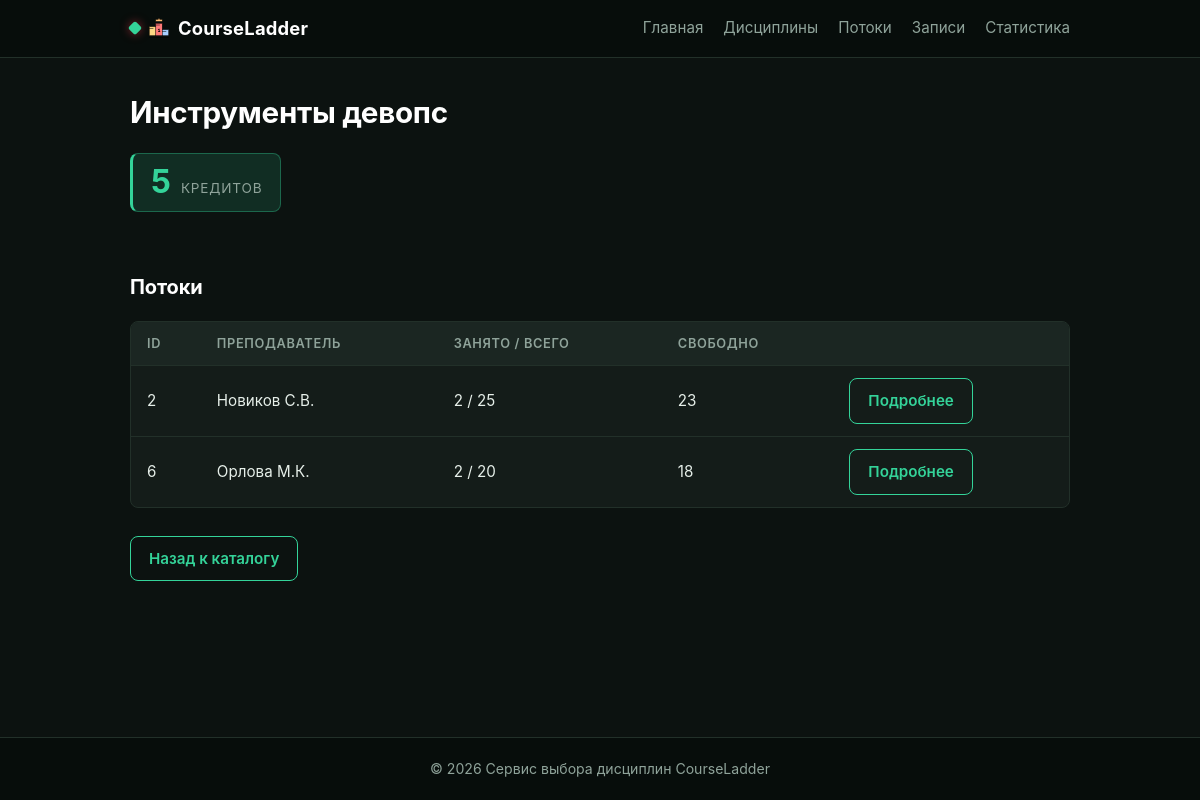
/disciplines/инструменты-девопс/, run on the app's committed database.
### catalog/models.py (models this page shows, shortened)
class Discipline(models.Model):
    name = models.CharField(max_length=200, verbose_name="Название")
    slug = models.SlugField(unique=True, blank=True)
    credits = models.PositiveIntegerField(verbose_name="Кредиты")

### offerings/models.py (models this page shows, shortened)
class Offering(models.Model):
    discipline = models.ForeignKey(
        Discipline, on_delete=models.CASCADE, related_name="offerings"
    )
    teacher = models.CharField(max_length=150, verbose_name="Преподаватель")
    total_seats = models.PositiveIntegerField(default=30, verbose_name="Всего мест")
    taken_seats = models.PositiveIntegerField(default=0, verbose_name="Занято мест")
    @property
    def free_seats(self):
        active_taken = self.enrollments.filter(status='ACTIVE').count()
        return self.total_seats - active_taken
    @property
    def active_taken_seats(self):
        return self.enrollments.filter(status='ACTIVE').count()

### catalog/views.py (the view)
# urls.py: path("<str:slug>/", views.discipline_detail, name="discipline_detail"),
def discipline_detail(request, slug):
    discipline = get_object_or_404(Discipline, slug=slug)  # get_object_or_404 автоматически вернет 404, если нет такого slug
    offerings = discipline.offerings.all().order_by("teacher")
    context = {
        "discipline": discipline,
        "offerings": offerings
    }
    return render(request, "catalog/discipline_detail.html", context)

### enrollments/models.py (called while the page is built)
    def active(self):
        return self.filter(status=Enrollment.Status.ACTIVE)

    def get_queryset(self):
        return EnrollmentQuerySet(self.model, using=self._db)

    def active(self):
        return self.get_queryset().active()

### homepage/context_processors.py (called while the page is built)
def global_stats(request):
    return {
        'total_active_enrollments': Enrollment.objects.active().count()
    }

### templates/catalog/discipline_detail.html (shortened to what this page needs)
{% extends "base.html" %}
{% block content %}
<h1>{{ discipline.name }}</h1>
<div class="credits-block">
    <span class="credits-value">{{ discipline.credits }}</span>
    <span class="credits-label">кредитов</span>
</div>
<h2>Потоки</h2>
{% if offerings %}
    <table class="table">
        <thead>
            <tr>
                <th>ID</th>
                <th>Преподаватель</th>
                <th>Занято / всего</th>
                <th>Свободно</th>
                <th></th>
            </tr>
        </thead>
        <tbody>
            {% for offering in offerings %}
                <tr>
                    <td>{{ offering.id }}</td>
                    <td>{{ offering.teacher }}</td>
                    <td>{{ offering.active_taken_seats }} / {{ offering.total_seats }}</td>
                    <td>{{ offering.free_seats }}</td>
                    <td>
                        <a class="btn btn-sm btn-outline" href="{% url 'offerings:offering_detail' offering.id %}">
                            Подробнее
                        </a>
                    </td>
                </tr>
            {% endfor %}
        </tbody>
    </table>
{% else %}
    <p class="empty">Для этой дисциплины пока нет потоков.</p>
{% endif %}
<p class="back">
    <a class="btn btn-outline" href="{% url 'catalog:discipline_list' %}">Назад к каталогу</a>
</p>
{% endblock %}

### static/css/style.css (style rules this page uses)
*, *::before, *::after { box-sizing: border-box; }
:root { --bg: #0c1210; --surface: #141c19; --surface-2: #1b2622; --text: #e6efe9; --muted: #8fa39a; --border: #223029; --primary: #34d399; --primary-hover: #5ee0b1; --primary-soft: rgba(52, 211, 153, 0.14); --accent: #fbbf24; --header-bg: #070d0b; --ring: 0 0 0 3px rgba(52, 211, 153, 0.3); --radius: 8px; }
html, body { height: 100%; }
body { margin: 0; font-family: -apple-system, "Segoe UI", Roboto, "Helvetica Neue", Arial, sans-serif; font-size: 16px; color: var(--text); background: var(--bg); line-height: 1.55; display: flex; flex-direction: column; min-height: 100vh; -webkit-font-smoothing: antialiased; color-scheme: dark; }
a { color: var(--primary); text-decoration: none; }
h1 { font-size: 1.85rem; line-height: 1.25; margin: 0 0 14px; letter-spacing: -0.01em; color: #fff; }
h2 { font-size: 1.25rem; margin: 36px 0 14px; letter-spacing: -0.005em; color: #fff; }
.btn { display: inline-block; background: var(--primary); color: #fff; padding: 10px 18px; border-radius: var(--radius); font-weight: 600; font-size: 0.95rem; border: 1px solid var(--primary); cursor: pointer; transition: background 0.15s ease, border-color 0.15s ease, transform 0.05s ease; }
.btn-outline { background: transparent; color: var(--primary); }
.table { width: 100%; border-collapse: separate; border-spacing: 0; background: var(--surface); border: 1px solid var(--border); border-radius: var(--radius); overflow: hidden; margin: 18px 0; }
.table th, .table td { padding: 12px 16px; text-align: left; border-bottom: 1px solid var(--border); font-size: 0.95rem; }
.table th { background: var(--surface-2); font-weight: 600; font-size: 0.8rem; text-transform: uppercase; letter-spacing: 0.05em; color: var(--muted); border-bottom: 1px solid var(--border); }
.table tbody tr:last-child td { border-bottom: none; }
.table a { color: var(--primary); }
.credits-block { display: inline-flex; align-items: baseline; gap: 10px; background: var(--primary-soft); border: 1px solid rgba(52, 211, 153, 0.35); border-left: 3px solid var(--primary); border-radius: var(--radius); padding: 12px 18px; margin: 8px 0 24px; }
.credits-value { font-size: 2rem; font-weight: 700; color: var(--primary); line-height: 1; }
.credits-label { font-size: 0.85rem; text-transform: uppercase; letter-spacing: 0.06em; color: var(--muted); }
.back { margin-top: 28px; }

### data on the page
Discipline: name "Инструменты девопс", credits "5"
Offering: id "2", teacher "Новиков С.В.", active_taken_seats "2", total_seats "25", free_seats "23"
Offering: id "6", teacher "Орлова М.К.", active_taken_seats "2", total_seats "20", free_seats "18"
